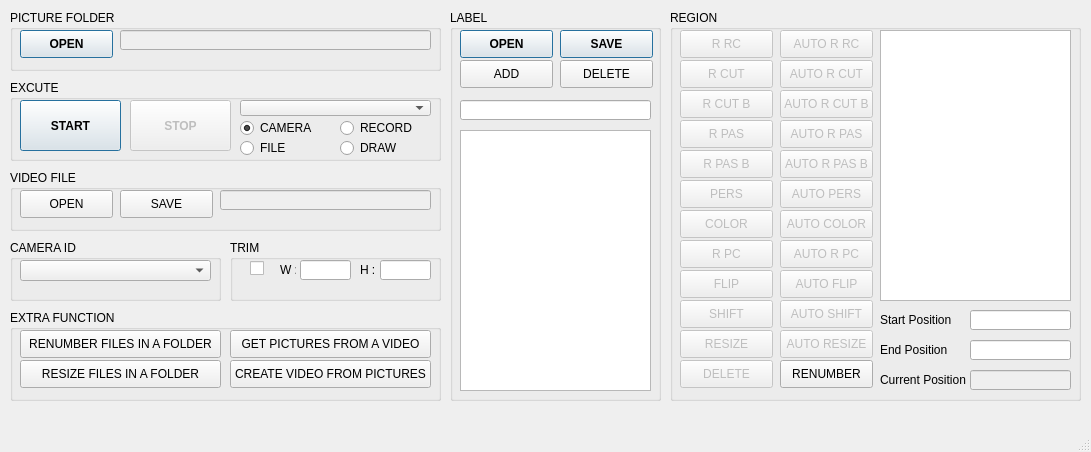
<?xml version="1.0" encoding="UTF-8"?>
<ui version="4.0">
 <class>MainWindow</class>
 <widget class="QMainWindow" name="MainWindow">
  <property name="geometry">
   <rect>
    <x>0</x>
    <y>0</y>
    <width>1091</width>
    <height>452</height>
   </rect>
  </property>
  <property name="minimumSize">
   <size>
    <width>1091</width>
    <height>452</height>
   </size>
  </property>
  <property name="maximumSize">
   <size>
    <width>1091</width>
    <height>452</height>
   </size>
  </property>
  <property name="windowTitle">
   <string>MIIL DATASET CREATER A</string>
  </property>
  <widget class="QWidget" name="centralwidget">
   <widget class="QGroupBox" name="groupBox3">
    <property name="geometry">
     <rect>
      <x>10</x>
      <y>80</y>
      <width>431</width>
      <height>81</height>
     </rect>
    </property>
    <property name="title">
     <string>EXCUTE</string>
    </property>
    <widget class="QRadioButton" name="radioButton1">
     <property name="geometry">
      <rect>
       <x>230</x>
       <y>40</y>
       <width>86</width>
       <height>16</height>
      </rect>
     </property>
     <property name="text">
      <string>CAMERA</string>
     </property>
     <property name="checked">
      <bool>true</bool>
     </property>
    </widget>
    <widget class="QRadioButton" name="radioButton2">
     <property name="geometry">
      <rect>
       <x>330</x>
       <y>60</y>
       <width>86</width>
       <height>16</height>
      </rect>
     </property>
     <property name="text">
      <string>DRAW</string>
     </property>
    </widget>
    <widget class="QRadioButton" name="radioButton3">
     <property name="geometry">
      <rect>
       <x>330</x>
       <y>40</y>
       <width>86</width>
       <height>16</height>
      </rect>
     </property>
     <property name="text">
      <string>RECORD</string>
     </property>
     <property name="checked">
      <bool>false</bool>
     </property>
    </widget>
    <widget class="QRadioButton" name="radioButton4">
     <property name="geometry">
      <rect>
       <x>230</x>
       <y>60</y>
       <width>86</width>
       <height>16</height>
      </rect>
     </property>
     <property name="text">
      <string>FILE</string>
     </property>
     <property name="checked">
      <bool>false</bool>
     </property>
    </widget>
    <widget class="QComboBox" name="comboBox1">
     <property name="geometry">
      <rect>
       <x>230</x>
       <y>20</y>
       <width>191</width>
       <height>16</height>
      </rect>
     </property>
    </widget>
    <widget class="QPushButton" name="pushButton1">
     <property name="geometry">
      <rect>
       <x>10</x>
       <y>20</y>
       <width>101</width>
       <height>51</height>
      </rect>
     </property>
     <property name="font">
      <font>
       <bold>true</bold>
      </font>
     </property>
     <property name="text">
      <string>START</string>
     </property>
     <property name="default">
      <bool>true</bool>
     </property>
    </widget>
    <widget class="QPushButton" name="pushButton2">
     <property name="enabled">
      <bool>false</bool>
     </property>
     <property name="geometry">
      <rect>
       <x>120</x>
       <y>20</y>
       <width>101</width>
       <height>51</height>
      </rect>
     </property>
     <property name="font">
      <font>
       <bold>true</bold>
      </font>
     </property>
     <property name="text">
      <string>STOP</string>
     </property>
     <property name="default">
      <bool>true</bool>
     </property>
    </widget>
   </widget>
   <widget class="QGroupBox" name="groupBox2">
    <property name="geometry">
     <rect>
      <x>10</x>
      <y>10</y>
      <width>431</width>
      <height>61</height>
     </rect>
    </property>
    <property name="title">
     <string>PICTURE FOLDER</string>
    </property>
    <widget class="QLineEdit" name="lineEdit1">
     <property name="enabled">
      <bool>false</bool>
     </property>
     <property name="geometry">
      <rect>
       <x>110</x>
       <y>20</y>
       <width>311</width>
       <height>20</height>
      </rect>
     </property>
    </widget>
    <widget class="QPushButton" name="pushButton3">
     <property name="geometry">
      <rect>
       <x>10</x>
       <y>20</y>
       <width>93</width>
       <height>28</height>
      </rect>
     </property>
     <property name="font">
      <font>
       <bold>true</bold>
      </font>
     </property>
     <property name="text">
      <string>OPEN</string>
     </property>
     <property name="default">
      <bool>true</bool>
     </property>
    </widget>
   </widget>
   <widget class="QGroupBox" name="groupBox4">
    <property name="geometry">
     <rect>
      <x>450</x>
      <y>10</y>
      <width>211</width>
      <height>391</height>
     </rect>
    </property>
    <property name="title">
     <string>LABEL</string>
    </property>
    <widget class="QLineEdit" name="lineEdit2">
     <property name="enabled">
      <bool>true</bool>
     </property>
     <property name="geometry">
      <rect>
       <x>10</x>
       <y>90</y>
       <width>191</width>
       <height>20</height>
      </rect>
     </property>
    </widget>
    <widget class="QPushButton" name="pushButton4">
     <property name="geometry">
      <rect>
       <x>10</x>
       <y>20</y>
       <width>93</width>
       <height>28</height>
      </rect>
     </property>
     <property name="font">
      <font>
       <bold>true</bold>
      </font>
     </property>
     <property name="text">
      <string>OPEN</string>
     </property>
     <property name="default">
      <bool>true</bool>
     </property>
    </widget>
    <widget class="QPushButton" name="pushButton5">
     <property name="geometry">
      <rect>
       <x>110</x>
       <y>20</y>
       <width>93</width>
       <height>28</height>
      </rect>
     </property>
     <property name="font">
      <font>
       <bold>true</bold>
      </font>
     </property>
     <property name="text">
      <string>SAVE</string>
     </property>
     <property name="default">
      <bool>true</bool>
     </property>
    </widget>
    <widget class="QPushButton" name="pushButton6">
     <property name="geometry">
      <rect>
       <x>10</x>
       <y>50</y>
       <width>93</width>
       <height>28</height>
      </rect>
     </property>
     <property name="text">
      <string>ADD</string>
     </property>
    </widget>
    <widget class="QPushButton" name="pushButton7">
     <property name="geometry">
      <rect>
       <x>110</x>
       <y>50</y>
       <width>93</width>
       <height>28</height>
      </rect>
     </property>
     <property name="text">
      <string>DELETE</string>
     </property>
    </widget>
    <widget class="QListWidget" name="listWidget1">
     <property name="geometry">
      <rect>
       <x>10</x>
       <y>120</y>
       <width>191</width>
       <height>261</height>
      </rect>
     </property>
    </widget>
   </widget>
   <widget class="QGroupBox" name="groupBox5">
    <property name="geometry">
     <rect>
      <x>670</x>
      <y>10</y>
      <width>411</width>
      <height>391</height>
     </rect>
    </property>
    <property name="title">
     <string>REGION</string>
    </property>
    <widget class="QListWidget" name="listWidget2">
     <property name="geometry">
      <rect>
       <x>210</x>
       <y>20</y>
       <width>191</width>
       <height>271</height>
      </rect>
     </property>
    </widget>
    <widget class="QPushButton" name="pushButton10">
     <property name="enabled">
      <bool>false</bool>
     </property>
     <property name="geometry">
      <rect>
       <x>10</x>
       <y>350</y>
       <width>93</width>
       <height>28</height>
      </rect>
     </property>
     <property name="text">
      <string>DELETE</string>
     </property>
    </widget>
    <widget class="QPushButton" name="pushButton11">
     <property name="enabled">
      <bool>true</bool>
     </property>
     <property name="geometry">
      <rect>
       <x>110</x>
       <y>350</y>
       <width>93</width>
       <height>28</height>
      </rect>
     </property>
     <property name="text">
      <string>RENUMBER</string>
     </property>
    </widget>
    <widget class="QPushButton" name="pushButton13">
     <property name="enabled">
      <bool>false</bool>
     </property>
     <property name="geometry">
      <rect>
       <x>10</x>
       <y>20</y>
       <width>93</width>
       <height>28</height>
      </rect>
     </property>
     <property name="text">
      <string>R RC</string>
     </property>
    </widget>
    <widget class="QPushButton" name="pushButton14">
     <property name="enabled">
      <bool>false</bool>
     </property>
     <property name="geometry">
      <rect>
       <x>10</x>
       <y>200</y>
       <width>93</width>
       <height>28</height>
      </rect>
     </property>
     <property name="text">
      <string>COLOR</string>
     </property>
    </widget>
    <widget class="QPushButton" name="pushButton15">
     <property name="enabled">
      <bool>false</bool>
     </property>
     <property name="geometry">
      <rect>
       <x>110</x>
       <y>20</y>
       <width>93</width>
       <height>28</height>
      </rect>
     </property>
     <property name="text">
      <string>AUTO R RC</string>
     </property>
    </widget>
    <widget class="QPushButton" name="pushButton16">
     <property name="enabled">
      <bool>false</bool>
     </property>
     <property name="geometry">
      <rect>
       <x>110</x>
       <y>200</y>
       <width>93</width>
       <height>28</height>
      </rect>
     </property>
     <property name="text">
      <string>AUTO COLOR</string>
     </property>
    </widget>
    <widget class="QPushButton" name="pushButton18">
     <property name="enabled">
      <bool>false</bool>
     </property>
     <property name="geometry">
      <rect>
       <x>10</x>
       <y>170</y>
       <width>93</width>
       <height>28</height>
      </rect>
     </property>
     <property name="text">
      <string>PERS</string>
     </property>
    </widget>
    <widget class="QPushButton" name="pushButton19">
     <property name="enabled">
      <bool>false</bool>
     </property>
     <property name="geometry">
      <rect>
       <x>110</x>
       <y>170</y>
       <width>93</width>
       <height>28</height>
      </rect>
     </property>
     <property name="text">
      <string>AUTO PERS</string>
     </property>
    </widget>
    <widget class="QPushButton" name="pushButton21">
     <property name="enabled">
      <bool>false</bool>
     </property>
     <property name="geometry">
      <rect>
       <x>10</x>
       <y>320</y>
       <width>93</width>
       <height>28</height>
      </rect>
     </property>
     <property name="text">
      <string>RESIZE</string>
     </property>
    </widget>
    <widget class="QPushButton" name="pushButton22">
     <property name="enabled">
      <bool>false</bool>
     </property>
     <property name="geometry">
      <rect>
       <x>110</x>
       <y>320</y>
       <width>93</width>
       <height>28</height>
      </rect>
     </property>
     <property name="text">
      <string>AUTO RESIZE</string>
     </property>
    </widget>
    <widget class="QPushButton" name="pushButton23">
     <property name="enabled">
      <bool>false</bool>
     </property>
     <property name="geometry">
      <rect>
       <x>10</x>
       <y>110</y>
       <width>93</width>
       <height>28</height>
      </rect>
     </property>
     <property name="text">
      <string>R PAS</string>
     </property>
    </widget>
    <widget class="QPushButton" name="pushButton24">
     <property name="enabled">
      <bool>false</bool>
     </property>
     <property name="geometry">
      <rect>
       <x>110</x>
       <y>110</y>
       <width>93</width>
       <height>28</height>
      </rect>
     </property>
     <property name="text">
      <string>AUTO R PAS</string>
     </property>
    </widget>
    <widget class="QPushButton" name="pushButton25">
     <property name="enabled">
      <bool>false</bool>
     </property>
     <property name="geometry">
      <rect>
       <x>10</x>
       <y>50</y>
       <width>93</width>
       <height>28</height>
      </rect>
     </property>
     <property name="text">
      <string>R CUT</string>
     </property>
    </widget>
    <widget class="QPushButton" name="pushButton26">
     <property name="enabled">
      <bool>false</bool>
     </property>
     <property name="geometry">
      <rect>
       <x>110</x>
       <y>50</y>
       <width>93</width>
       <height>28</height>
      </rect>
     </property>
     <property name="text">
      <string>AUTO R CUT</string>
     </property>
    </widget>
    <widget class="QPushButton" name="pushButton28">
     <property name="enabled">
      <bool>false</bool>
     </property>
     <property name="geometry">
      <rect>
       <x>110</x>
       <y>80</y>
       <width>93</width>
       <height>28</height>
      </rect>
     </property>
     <property name="text">
      <string>AUTO R CUT B</string>
     </property>
    </widget>
    <widget class="QPushButton" name="pushButton27">
     <property name="enabled">
      <bool>false</bool>
     </property>
     <property name="geometry">
      <rect>
       <x>10</x>
       <y>80</y>
       <width>93</width>
       <height>28</height>
      </rect>
     </property>
     <property name="text">
      <string>R CUT B</string>
     </property>
    </widget>
    <widget class="QPushButton" name="pushButton30">
     <property name="enabled">
      <bool>false</bool>
     </property>
     <property name="geometry">
      <rect>
       <x>110</x>
       <y>140</y>
       <width>93</width>
       <height>28</height>
      </rect>
     </property>
     <property name="text">
      <string>AUTO R PAS B</string>
     </property>
    </widget>
    <widget class="QPushButton" name="pushButton29">
     <property name="enabled">
      <bool>false</bool>
     </property>
     <property name="geometry">
      <rect>
       <x>10</x>
       <y>140</y>
       <width>93</width>
       <height>28</height>
      </rect>
     </property>
     <property name="text">
      <string>R PAS B</string>
     </property>
    </widget>
    <widget class="QLineEdit" name="lineEdit6">
     <property name="enabled">
      <bool>false</bool>
     </property>
     <property name="geometry">
      <rect>
       <x>300</x>
       <y>360</y>
       <width>101</width>
       <height>20</height>
      </rect>
     </property>
    </widget>
    <widget class="QLabel" name="label1">
     <property name="geometry">
      <rect>
       <x>210</x>
       <y>360</y>
       <width>91</width>
       <height>20</height>
      </rect>
     </property>
     <property name="text">
      <string>Current Position</string>
     </property>
    </widget>
    <widget class="QLineEdit" name="lineEdit7">
     <property name="enabled">
      <bool>true</bool>
     </property>
     <property name="geometry">
      <rect>
       <x>300</x>
       <y>300</y>
       <width>101</width>
       <height>20</height>
      </rect>
     </property>
    </widget>
    <widget class="QLineEdit" name="lineEdit8">
     <property name="enabled">
      <bool>true</bool>
     </property>
     <property name="geometry">
      <rect>
       <x>300</x>
       <y>330</y>
       <width>101</width>
       <height>20</height>
      </rect>
     </property>
    </widget>
    <widget class="QLabel" name="label3">
     <property name="geometry">
      <rect>
       <x>210</x>
       <y>330</y>
       <width>91</width>
       <height>20</height>
      </rect>
     </property>
     <property name="text">
      <string>End Position</string>
     </property>
    </widget>
    <widget class="QLabel" name="label2">
     <property name="geometry">
      <rect>
       <x>210</x>
       <y>300</y>
       <width>91</width>
       <height>20</height>
      </rect>
     </property>
     <property name="text">
      <string>Start Position</string>
     </property>
    </widget>
    <widget class="QPushButton" name="pushButton32">
     <property name="enabled">
      <bool>false</bool>
     </property>
     <property name="geometry">
      <rect>
       <x>10</x>
       <y>230</y>
       <width>93</width>
       <height>28</height>
      </rect>
     </property>
     <property name="text">
      <string>R PC</string>
     </property>
    </widget>
    <widget class="QPushButton" name="pushButton33">
     <property name="enabled">
      <bool>false</bool>
     </property>
     <property name="geometry">
      <rect>
       <x>110</x>
       <y>230</y>
       <width>93</width>
       <height>28</height>
      </rect>
     </property>
     <property name="text">
      <string>AUTO R PC</string>
     </property>
    </widget>
    <widget class="QPushButton" name="pushButton34">
     <property name="enabled">
      <bool>false</bool>
     </property>
     <property name="geometry">
      <rect>
       <x>10</x>
       <y>260</y>
       <width>93</width>
       <height>28</height>
      </rect>
     </property>
     <property name="text">
      <string>FLIP</string>
     </property>
    </widget>
    <widget class="QPushButton" name="pushButton35">
     <property name="enabled">
      <bool>false</bool>
     </property>
     <property name="geometry">
      <rect>
       <x>110</x>
       <y>260</y>
       <width>93</width>
       <height>28</height>
      </rect>
     </property>
     <property name="text">
      <string>AUTO FLIP</string>
     </property>
    </widget>
    <widget class="QPushButton" name="pushButton36">
     <property name="enabled">
      <bool>false</bool>
     </property>
     <property name="geometry">
      <rect>
       <x>10</x>
       <y>290</y>
       <width>93</width>
       <height>28</height>
      </rect>
     </property>
     <property name="text">
      <string>SHIFT</string>
     </property>
    </widget>
    <widget class="QPushButton" name="pushButton37">
     <property name="enabled">
      <bool>false</bool>
     </property>
     <property name="geometry">
      <rect>
       <x>110</x>
       <y>290</y>
       <width>93</width>
       <height>28</height>
      </rect>
     </property>
     <property name="text">
      <string>AUTO SHIFT</string>
     </property>
    </widget>
   </widget>
   <widget class="QGroupBox" name="groupBox6">
    <property name="geometry">
     <rect>
      <x>10</x>
      <y>170</y>
      <width>431</width>
      <height>61</height>
     </rect>
    </property>
    <property name="title">
     <string>VIDEO FILE</string>
    </property>
    <widget class="QLineEdit" name="lineEdit3">
     <property name="enabled">
      <bool>false</bool>
     </property>
     <property name="geometry">
      <rect>
       <x>210</x>
       <y>20</y>
       <width>211</width>
       <height>20</height>
      </rect>
     </property>
    </widget>
    <widget class="QPushButton" name="pushButton8">
     <property name="geometry">
      <rect>
       <x>110</x>
       <y>20</y>
       <width>93</width>
       <height>28</height>
      </rect>
     </property>
     <property name="text">
      <string>SAVE</string>
     </property>
    </widget>
    <widget class="QPushButton" name="pushButton9">
     <property name="geometry">
      <rect>
       <x>10</x>
       <y>20</y>
       <width>93</width>
       <height>28</height>
      </rect>
     </property>
     <property name="text">
      <string>OPEN</string>
     </property>
    </widget>
   </widget>
   <widget class="QGroupBox" name="groupBox7">
    <property name="geometry">
     <rect>
      <x>10</x>
      <y>310</y>
      <width>431</width>
      <height>91</height>
     </rect>
    </property>
    <property name="title">
     <string>EXTRA FUNCTION</string>
    </property>
    <widget class="QPushButton" name="pushButton12">
     <property name="geometry">
      <rect>
       <x>10</x>
       <y>20</y>
       <width>201</width>
       <height>28</height>
      </rect>
     </property>
     <property name="text">
      <string>RENUMBER FILES IN A FOLDER</string>
     </property>
    </widget>
    <widget class="QPushButton" name="pushButton17">
     <property name="geometry">
      <rect>
       <x>220</x>
       <y>20</y>
       <width>201</width>
       <height>28</height>
      </rect>
     </property>
     <property name="text">
      <string>GET PICTURES FROM A VIDEO</string>
     </property>
    </widget>
    <widget class="QPushButton" name="pushButton20">
     <property name="geometry">
      <rect>
       <x>10</x>
       <y>50</y>
       <width>201</width>
       <height>28</height>
      </rect>
     </property>
     <property name="text">
      <string>RESIZE FILES IN A FOLDER</string>
     </property>
    </widget>
    <widget class="QPushButton" name="pushButton31">
     <property name="geometry">
      <rect>
       <x>220</x>
       <y>50</y>
       <width>201</width>
       <height>28</height>
      </rect>
     </property>
     <property name="text">
      <string>CREATE VIDEO FROM PICTURES</string>
     </property>
    </widget>
   </widget>
   <widget class="QGroupBox" name="groupBox8">
    <property name="geometry">
     <rect>
      <x>230</x>
      <y>240</y>
      <width>211</width>
      <height>61</height>
     </rect>
    </property>
    <property name="title">
     <string>TRIM</string>
    </property>
    <widget class="QLineEdit" name="lineEdit4">
     <property name="enabled">
      <bool>true</bool>
     </property>
     <property name="geometry">
      <rect>
       <x>70</x>
       <y>20</y>
       <width>51</width>
       <height>20</height>
      </rect>
     </property>
    </widget>
    <widget class="QLineEdit" name="lineEdit5">
     <property name="enabled">
      <bool>true</bool>
     </property>
     <property name="geometry">
      <rect>
       <x>150</x>
       <y>20</y>
       <width>51</width>
       <height>20</height>
      </rect>
     </property>
    </widget>
    <widget class="QLabel" name="label">
     <property name="geometry">
      <rect>
       <x>50</x>
       <y>20</y>
       <width>16</width>
       <height>20</height>
      </rect>
     </property>
     <property name="text">
      <string>W :</string>
     </property>
    </widget>
    <widget class="QLabel" name="label_2">
     <property name="geometry">
      <rect>
       <x>130</x>
       <y>20</y>
       <width>16</width>
       <height>20</height>
      </rect>
     </property>
     <property name="text">
      <string>H :</string>
     </property>
    </widget>
    <widget class="QCheckBox" name="checkBox1">
     <property name="geometry">
      <rect>
       <x>20</x>
       <y>20</y>
       <width>31</width>
       <height>16</height>
      </rect>
     </property>
     <property name="text">
      <string/>
     </property>
     <property name="autoExclusive">
      <bool>true</bool>
     </property>
    </widget>
   </widget>
   <widget class="QGroupBox" name="groupBox7_2">
    <property name="geometry">
     <rect>
      <x>10</x>
      <y>240</y>
      <width>211</width>
      <height>61</height>
     </rect>
    </property>
    <property name="title">
     <string>CAMERA ID</string>
    </property>
    <widget class="QComboBox" name="comboBox2">
     <property name="geometry">
      <rect>
       <x>10</x>
       <y>20</y>
       <width>191</width>
       <height>21</height>
      </rect>
     </property>
    </widget>
   </widget>
  </widget>
  <widget class="QMenuBar" name="menubar">
   <property name="geometry">
    <rect>
     <x>0</x>
     <y>0</y>
     <width>1091</width>
     <height>22</height>
    </rect>
   </property>
  </widget>
  <widget class="QStatusBar" name="statusbar"/>
 </widget>
 <resources/>
 <connections/>
</ui>
